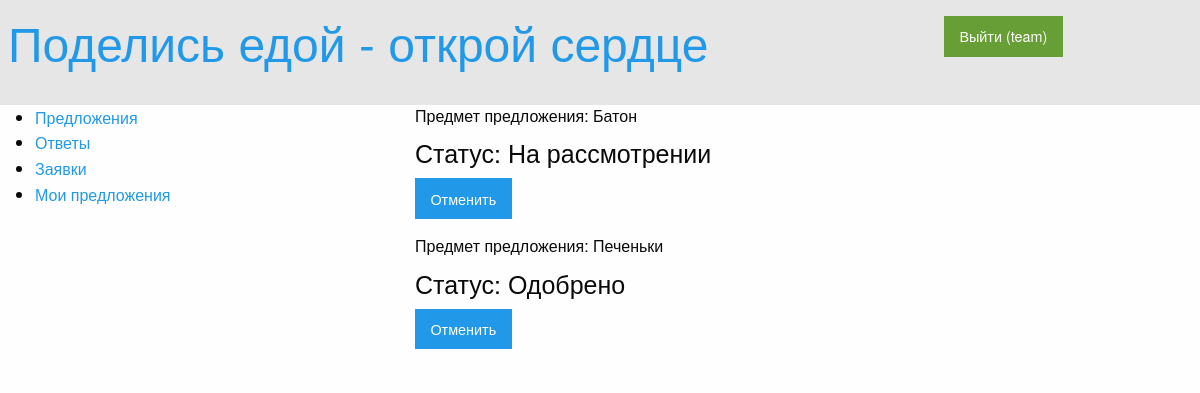
The app's page /basicview/answers/ (signed in) with its own data.
### offers/models.py (models this page shows)
class Answer(models.Model):
    class Meta:
        db_table = "answer"
    answer_title = models.CharField(max_length=200)
    answer_status = models.CharField(max_length=20)

### offers/views.py (the view)
def answers(request):
    all_answers = Answer.objects.all()
    return render_to_response('answers.html', {
        'answers': all_answers,
        'username': auth.get_user(request).username
    })

### offers/templates/answers.html (shortened to what this page needs)
{% extends 'main.html' %}
{% load staticfiles %}
{% block answers %}
<!DOCTYPE html>
<html lang="ru">
    <head>
    </head>
    <body>
        <div class="large-8 columns">
            {% for answer in answers %}
                <h6>Предмет предложения: {{ answer.answer_title }}</h6>
                <h4>Статус: {{ answer.answer_status }}</h4>
                <button class="button">Отменить</button>
            {% endfor %}
        </div>
    </body>
</html>
{% endblock %}

### templates/main.html (shortened to what this page needs)
{% load staticfiles %}
<!DOCTYPE html>
<html lang="ru">
    <head>
        <link rel="stylesheet" type="text/css" href="{% static 'css/foundation.css' %}">
    </head>
    <body>
        <div class="top-bar">
            <section class="top-bar-title">
                <h1><a href="/">Поделись едой - открой сердце</a></h1>
            </section>
            <section class="top-bar medium-3 columns">
                <ul class="right">
                    <form>
                        <ul class="right vertical">
                            {% if username %}
                                <a href="/auth/logout/" class="button"
                                   onMouseOver="this.style.background='#80C242'"
                                   onMouseOut="this.style.background='#689E36'" style="background-color: #689E36;"> Выйти ({{ username }})</a>
                            {% else %}
                                <a href="/auth/login/">Войти</a>
                            {% endif %}
                        </ul>
                    </form>
                </ul>
            </section>
        </div>
        <div class="sidebar medium-3 large-3 columns">
            <ul class="inline-list right">
                <li><a href="/offers/">Предложения</a></li>
                <li><a href="/answers/">Ответы</a></li>
                <li><a href="/requests/">Заявки</a></li>
                <li><a href="/my_offers/">Мои предложения</a></li>
            </ul>
        </div>
        <div class="row">
            {% block answers %}{% endblock %}
        </div>
    </body>
</html>

### records on screen
Answer: answer_title "Батон", answer_status "На рассмотрении"
Answer: answer_title "Печеньки", answer_status "Одобрено"

### other values on screen
{{ username }} "team"
